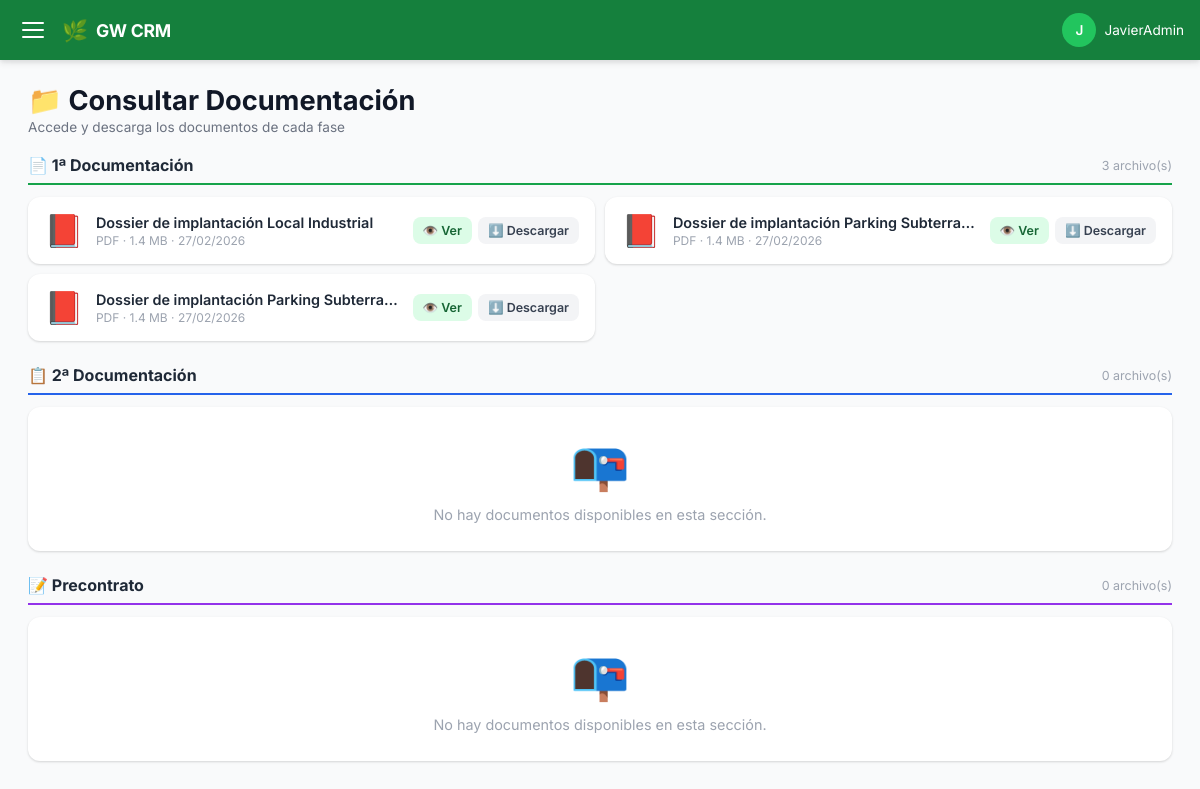
Page /crm/pages/documentacion.php (signed in) on the committed database.
### tables this page shows
CREATE TABLE `m_documentos` (
  `IDDOCUMENTO` int(11) NOT NULL,
  `IDCARPETA` int(11) DEFAULT NULL,
  `ID_FASE` int(11) DEFAULT NULL,
  `ID_ESTADO_DOC` int(11) DEFAULT NULL,
  `IDEXPEDIENTE` int(11) NOT NULL DEFAULT 2,
  `NOMBREDOCUMENTO` varchar(255) DEFAULT NULL,
  `RUTA` varchar(255) NOT NULL,
  `VISIBLE` int(11) NOT NULL DEFAULT 0,
  `USCREACION` int(11) DEFAULT NULL,
  `FECREACION` timestamp NULL DEFAULT current_timestamp(),
  `USMODIFICACION` int(11) DEFAULT NULL,
  `FEMODIFICACION` timestamp NULL DEFAULT NULL,
  `ACTIVO` int(11) DEFAULT 1,
  `NOMBRECARPETA` varchar(100) DEFAULT NULL,
  `ID_MODALIDAD` int(11) DEFAULT NULL,
  `NOMBREVISUAL` varchar(255) DEFAULT NULL,
  `ID_ZONA` int(11) DEFAULT 1,
  `Peso` int(11) DEFAULT NULL,
  `Extension` varchar(45) DEFAULT NULL
);

### crm/pages/documentacion.php (the view, shortened to what this page needs)
<?php
$db = getDB();
$basePath = '../';
$seccionesMap = [
    253 => ['titulo' => '1ª Documentación', 'icon' => '📄', 'color' => '#16a34a'],
    254 => ['titulo' => '2ª Documentación', 'icon' => '📋', 'color' => '#2563eb'],
    255 => ['titulo' => 'Precontrato',       'icon' => '📝', 'color' => '#9333ea'],
];
$carpetaIds = array_keys($seccionesMap);
$placeholders = implode(',', array_fill(0, count($carpetaIds), '?'));
$stmt = $db->prepare("
    SELECT d.*, c.NOMBRECARPETA
    FROM m_documentos d
    JOIN m_carpetas c ON d.IDCARPETA = c.IDCARPETA
    WHERE d.IDCARPETA IN ({$placeholders})
      AND d.ACTIVO = 1
      AND d.VISIBLE = 1
    ORDER BY d.IDCARPETA, d.FECREACION
");
$stmt->execute($carpetaIds);
$allDocs = $stmt->fetchAll();
$docsByCarpeta = [];
foreach ($allDocs as $doc) {
    $docsByCarpeta[$doc['IDCARPETA']][] = $doc;
}
function getDocIcon(string $ext): string {
    return match(strtolower($ext)) {
        'pdf'  => '📕',
        'mp4','mov','avi' => '🎬',
        'jpg','jpeg','png','gif','webp' => '🖼️',
        'docx','doc' => '📘',
        'xlsx','xls' => '📗',
        default => '📎',
    };
}
function formatBytes(int $bytes): string {
    return round($bytes/1048576, 1) . ' MB';
}
include __DIR__ . '/../includes/header.php';
?>
<div class="page-header">
    <h1 class="page-title">📁 Consultar Documentación</h1>
    <p class="page-subtitle">Accede y descarga los documentos de cada fase</p>
</div>
<?php foreach ($seccionesMap as $carpetaId => $seccion): ?>
<div class="doc-section">
    <div class="doc-section-title" style="border-bottom-color:<?= $seccion['color'] ?>">
        <?= $seccion['icon'] ?> <?= htmlspecialchars($seccion['titulo']) ?>
        <span style="margin-left:auto;font-size:0.78rem;font-weight:400;color:var(--gray-400);">
            <?= count($docsByCarpeta[$carpetaId] ?? []) ?> archivo(s)
        </span>
    </div>
    <?php if (empty($docsByCarpeta[$carpetaId])): ?>
        <div class="card">
            <div class="empty-state" style="padding:28px;">
                <div class="empty-icon">📭</div>
                <p>No hay documentos disponibles en esta sección.</p>
            </div>
        </div>
    <?php else: ?>
        <div class="doc-grid">
            <?php foreach ($docsByCarpeta[$carpetaId] as $doc):
                $ext    = strtolower($doc['Extension'] ?? pathinfo($doc['NOMBREDOCUMENTO'] ?? '', PATHINFO_EXTENSION));
                $icon   = getDocIcon($ext);
                $titulo = htmlspecialchars($doc['NOMBREVISUAL'] ?? $doc['NOMBREDOCUMENTO'] ?? 'Documento');
                $peso   = $doc['Peso'] ? formatBytes((int)$doc['Peso']) : '';
                $fecha  = $doc['FECREACION'] ? date('d/m/Y', strtotime($doc['FECREACION'])) : '';
                $docId  = (int)$doc['IDDOCUMENTO'];
                $urlDescarga = '../api/download.php?id=' . $docId;
            ?>
                <div class="doc-card">
                    <div class="doc-icon"><?= $icon ?></div>
                    <div class="doc-info">
                        <div class="doc-title" title="<?= $titulo ?>"><?= $titulo ?></div>
                        <div class="doc-meta">
                            <?= strtoupper($ext) ?>
                            <?php if ($peso): ?> · <?= $peso ?><?php endif; ?>
                            <?php if ($fecha): ?> · <?= $fecha ?><?php endif; ?>
                        </div>
                    </div>
                    <div class="doc-actions">
                        <?php if (in_array($ext, ['pdf', 'jpg', 'jpeg', 'png', 'gif', 'webp', 'mp4'])): ?>
                        <button class="doc-btn doc-btn-view"
                            onclick="openDocViewer(<?= $docId ?>, '<?= addslashes($titulo) ?>', '<?= $ext ?>')">
                            👁️ Ver
                        </button>
                        <?php endif; ?>
                        <a href="<?= $urlDescarga ?>&action=download" class="doc-btn doc-btn-download" download>
                            ⬇️ Descargar
                        </a>
                    </div>
                </div>
            <?php endforeach; ?>
        </div>
    <?php endif; ?>
</div>
<?php endforeach; ?>
<?php include __DIR__ . '/../includes/footer.php'; ?>

### crm/includes/header.php (shortened to what this page needs)
<!DOCTYPE html>
<html lang="es">
<head>
    <link rel="stylesheet" href="<?= $basePath ?? '' ?>assets/css/style.css">
</head>
<body>
<div class="app-wrapper">
    <header class="topbar">
        <button class="hamburger" id="menuToggle" aria-label="Menú">
            <span></span><span></span><span></span>
        </button>
        <div class="topbar-brand">
            <span class="brand-icon">🌿</span>
            <span class="brand-name">GW CRM</span>
        </div>
        <div class="topbar-user">
            <span class="user-avatar"><?= strtoupper(substr($_SESSION['nombre'] ?? 'U', 0, 1)) ?></span>
            <span class="user-name-short"><?= htmlspecialchars(explode(' ', $_SESSION['nombre'] ?? 'Usuario')[0]) ?></span>
        </div>
    </header>
    <main class="main-content">

### crm/includes/footer.php (shortened to what this page needs)
    </main>
</div>
</body>
</html>

### crm/assets/css/style.css (style rules this page uses)
:root { --green-50: #f0fdf4; --green-100: #dcfce7; --green-200: #bbf7d0; --green-400: #4ade80; --green-500: #22c55e; --green-600: #16a34a; --green-700: #15803d; --green-800: #166534; --green-900: #14532d; --gray-50: #f9fafb; --gray-100: #f3f4f6; --gray-200: #e5e7eb; --gray-300: #d1d5db; --gray-400: #9ca3af; --gray-500: #6b7280; --gray-600: #4b5563; --gray-700: #374151; --gray-800: #1f2937; --gray-900: #111827; --sidebar-width: 280px; --topbar-height: 60px; --radius: 12px; --radius-sm: 8px; --shadow: 0 1px 3px rgba(0,0,0,.10), 0 1px 2px rgba(0,0,0,.06); --shadow-md: 0 4px 6px rgba(0,0,0,.07), 0 2px 4px rgba(0,0,0,.06); --shadow-lg: 0 10px 15px rgba(0,0,0,.10), 0 4px 6px rgba(0,0,0,.05); --transition: 0.25s cubic-bezier(.4,0,.2,1); }
* { box-sizing: border-box; margin: 0; padding: 0; }
html { font-size: 16px; }
body { font-family: 'Inter', system-ui, sans-serif; background: var(--gray-50); color: var(--gray-800); min-height: 100vh; -webkit-font-smoothing: antialiased; }
a { text-decoration: none; color: inherit; }
.app-wrapper { display: flex; flex-direction: column; min-height: 100vh; }
.topbar { position: fixed; top: 0; left: 0; right: 0; height: var(--topbar-height); background: var(--green-700); display: flex; align-items: center; padding: 0 16px; gap: 12px; z-index: 100; box-shadow: var(--shadow-md); }
.hamburger { background: none; border: none; cursor: pointer; display: flex; flex-direction: column; gap: 5px; padding: 6px; }
.hamburger span { display: block; width: 22px; height: 2px; background: #fff; border-radius: 2px; transition: var(--transition); }
.topbar-brand { display: flex; align-items: center; gap: 8px; flex: 1; }
.brand-icon { font-size: 1.3rem; }
.brand-name { color: #fff; font-size: 1.1rem; font-weight: 700; letter-spacing: -0.3px; }
.topbar-user { display: flex; align-items: center; gap: 8px; }
.user-avatar { width: 34px; height: 34px; background: var(--green-500); color: #fff; border-radius: 50%; display: flex; align-items: center; justify-content: center; font-weight: 600; font-size: 0.85rem; }
.user-name-short { color: #fff; font-size: 0.85rem; display: none; }
.main-content { margin-top: var(--topbar-height); padding: 20px 16px 32px; flex: 1; min-height: calc(100vh - var(--topbar-height)); }
.page-header { margin-bottom: 20px; }
.page-title { font-size: 1.4rem; font-weight: 700; color: var(--gray-900); display: flex; align-items: center; gap: 8px; }
.page-subtitle { color: var(--gray-500); font-size: 0.85rem; margin-top: 2px; }
.card { background: #fff; border-radius: var(--radius); box-shadow: var(--shadow); overflow: hidden; }
.empty-state { text-align: center; padding: 48px 20px; color: var(--gray-400); }
.empty-state .empty-icon { font-size: 3rem; margin-bottom: 12px; }
.empty-state p { font-size: 0.9rem; }
.doc-section { margin-bottom: 24px; }
.doc-section-title { font-size: 1rem; font-weight: 700; margin-bottom: 12px; padding-bottom: 8px; border-bottom: 2px solid var(--green-500); display: flex; align-items: center; gap: 8px; color: var(--gray-800); }
.doc-grid { display: grid; grid-template-columns: 1fr; gap: 10px; }
.doc-card { background: #fff; border-radius: var(--radius); box-shadow: var(--shadow); padding: 14px 16px; display: flex; align-items: center; gap: 12px; }
.doc-icon { font-size: 2rem; flex-shrink: 0; }
.doc-info { flex: 1; min-width: 0; }
.doc-title { font-weight: 600; font-size: 0.9rem; white-space: nowrap; overflow: hidden; text-overflow: ellipsis; }
.doc-meta { font-size: 0.75rem; color: var(--gray-400); margin-top: 2px; }
.doc-actions { display: flex; gap: 6px; flex-shrink: 0; }
.doc-btn { padding: 6px 10px; border: none; border-radius: var(--radius-sm); cursor: pointer; font-size: 0.78rem; font-weight: 600; font-family: inherit; transition: background var(--transition); display: flex; align-items: center; gap: 4px; }
.doc-btn-view { background: var(--green-100); color: var(--green-800); }
.doc-btn-download { background: var(--gray-100); color: var(--gray-700); }
@media (min-width: 480px) { .doc-grid { grid-template-columns: repeat(2, 1fr); } }
@media (min-width: 480px) { .user-name-short { display: block; } }
@media (min-width: 768px) { .main-content { padding: 24px 28px 40px; } }
@media (min-width: 768px) { .page-title { font-size: 1.7rem; } }

### rows in the picture
m_documentos: Extension "📕", NOMBREVISUAL "Dossier de implantación Local Industrial", Extension "PDF", Peso "1.4 MB", FECREACION "27/02/2026"
m_documentos: Extension "📕", NOMBREVISUAL "Dossier de implantación Parking Subterra…", Extension "PDF", Peso "1.4 MB", FECREACION "27/02/2026"
m_documentos: Extension "📕", NOMBREVISUAL "Dossier de implantación Parking Subterra…", Extension "PDF", Peso "1.4 MB", FECREACION "27/02/2026"

### other values in the picture
substr($_SESSION['nombre'] ?? 'U', 0, 1) "J"
explode(' ', $_SESSION['nombre'] ?? 'Usuario')[0] "JavierAdmin"
$seccion['icon'] "📄"
$seccion['titulo'] "1ª Documentación"
count($docsByCarpeta[$carpetaId] ?? []) "3"
$seccion['icon'] "📋"
$seccion['titulo'] "2ª Documentación"
count($docsByCarpeta[$carpetaId] ?? []) "0"
$seccion['icon'] "📝"
$seccion['titulo'] "Precontrato"
